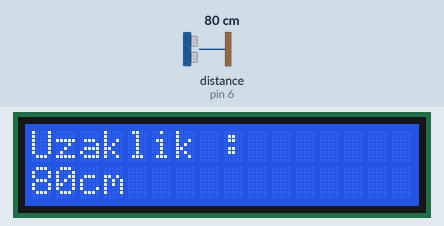
Simulated run of this sketch. Board: Arduino Uno, built with avr-gcc and run on an emulated ATmega328P. Shown: 16×2 character LCD. Wiring (inferred from the names in the program): ultrasonic range finder: trigger pin 7; echo pin 6. The inputs (shaded band) are chosen by the test bench; at power-on: distance to the obstacle (sensor on pin 6) 80 cm. The echo pulse lasts 58.3 µs per cm.

Above: at 1.2 s.
1.3 s: distance to the obstacle (sensor on pin 6) set to 2 cm
At 2.6 s:
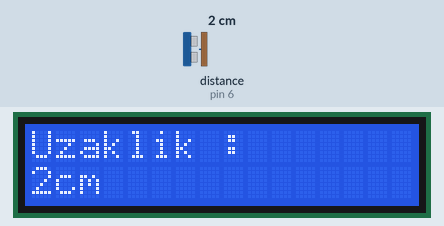
3.3 s: distance to the obstacle (sensor on pin 6) set to 4 cm
At 4.8 s:
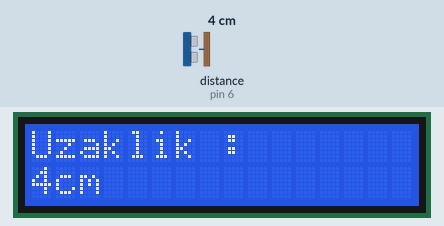
5.1 s: distance to the obstacle (sensor on pin 6) set to 9 cm
At 6.8 s:
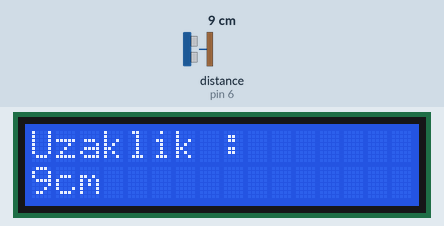
Timing chart, 0 to 8.3 s (numbered marks = the images above; inputs shaded):
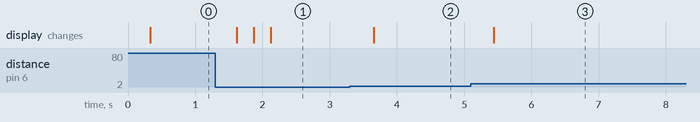

The sketch:

dijital_metre.ino
```cpp
 #include <LiquidCrystal.h> // LCD ekran kullanımı için kütüphane ekledik

int trigPin = 7;// sensör pinlerini tanımladık
int echoPin = 6;
int sure; // ullandığımız değişken tanımı
int uzaklik;

int rs = 12, en=11, d4=5, d5=4 , d6=3, d7=2; // LCD ekran pinlerini tanımladık
LiquidCrystal lcd(rs, en , d4, d5, d6, d7);
void setup() {

  pinMode(trigPin, OUTPUT); // giriş çıkış pinleri tanımlandı
  pinMode(echoPin, INPUT);
  lcd.begin(16,2);


}

void loop() {


  digitalWrite(trigPin, LOW);
  delayMicroseconds(5);
  digitalWrite(trigPin, HIGH);
  delayMicroseconds(10);
  digitalWrite(trigPin, LOW);

  sure = pulseIn(echoPin , HIGH, 11600);

  uzaklik= sure*0.0345/2; // sensörün veriyi alma süresini ve hızına göre mesafe ölçme formulu

  delay(250);

  lcd.clear();
  lcd.setCursor(0,0); //yazının koordinatını ayarlıyoruz
  lcd.print("Uzaklik : ");
  lcd.setCursor(0,1);
  lcd.print(uzaklik); // bulunan değeri yazdırıyoruz.
  lcd.print("cm");

}
```

Measured:
- after the input at 1.3 s, the display: changes after 0.32 s (image 1)
- after the input at 3.3 s, the display: changes after 0.35 s (image 2)
- after the input at 5.1 s, the display: changes after 0.34 s (image 3)
